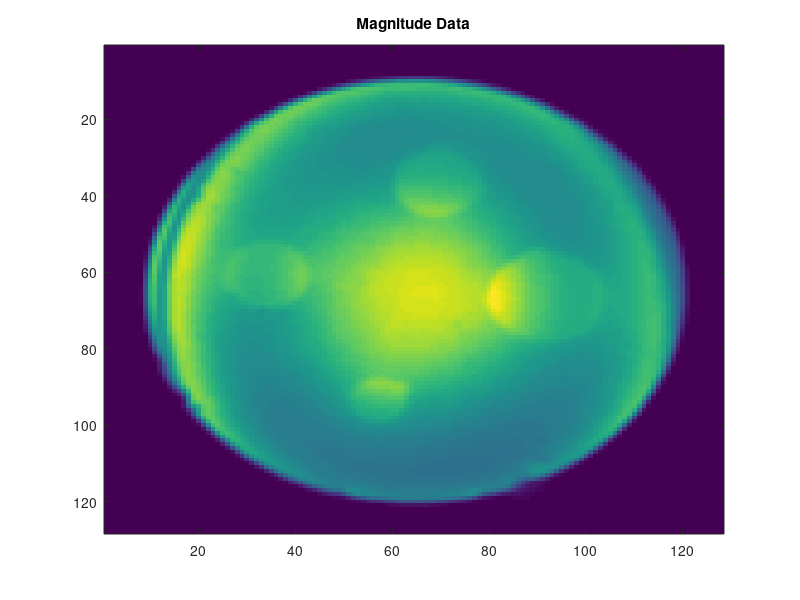

Recreate this plot in MATLAB. (Note: this script raises an error after producing the figure.)
%% Bias-corrected standart and cr-MREPT -- 11.2024 -- v1
% Works for different experients
% Select a phantom, select the desired options and run. 
clear all; close all;
%% Select phantom
% 1: 2 Anomalies
% 2: 4 Anomalies
% 3: Resolution
opts.phantom = 2;

%% Other options
% Bias correction
% 0: No bias correction
% 1: Apply ias correction
opts.biasCorrection      = 1;      

% Plot options
% 0: None                           - No graphs are plotted
% 1: Reconstruction results only    - Only conductivity results are plotted
% 2: Results only                   - Obtained results are plotted
% 3: All                            - Sub-results are plotted
% 4: Debug                          - Everything is plotted
opts.plots               = 3;

% Noise 
opts.add_noise_to_data   = 0;
opts.noise_level         = 0.01;

% Diffusion Coefficient 
opts.diff_coef           = -0.01;

% Mesh size
opts.meshSize            = 0.0015;

%% Definitions
constants.mu0     = 4e-7*pi;
constants.f0      = 127e6;
constants.w0      = 2*pi*constants.f0;
constants.eps0    = 8.854e-12;


%% Load data and set-up
load('ROI_128_0.15_v2.mat')
if(opts.phantom == 1)
    load('exp_BSSFP3D_2anom.mat');
    
elseif(opts.phantom == 2)
    load('exp_BSSFP3D_4anom.mat');

elseif(opts.phantom == 3)
    load('exp_BSSFP3D_resolution.mat');
end

recon.BSSFPmag = abs(data);
if(opts.plots)
    figure
    imagesc(recon.BSSFPmag)
    title('Magnitude Data')
    % colormap jet; clim([0 1]);
end
%% EM Simulation for B1+ magnitude
% Find outer boundary
boundary.binaryMag = edge(recon.BSSFPmag);
boundary.B = bwboundaries(boundary.binaryMag);
boundary.ind = cell2mat(boundary.B(1,:));
boundary.boundary = zeros(size(recon.BSSFPmag));
for i = 1:length(boundary.ind)
    boundary.boundary(boundary.ind(i,1),boundary.ind(i,2)) = 1;
end
if(opts.plots > 1)
    figure
    imagesc(boundary.boundary)
    title('Outer Object Boundary')
end

% Set-up EM simulation
EMmodel.model = createpde("electromagnetic","harmonic");
EMmodel.model.FieldType = "magnetic";
EMmodel.SQ = [3,4,-1,-1,1,1,-1,1,1,-1]';
boundary.indHold = boundary.ind; boundary.ind(end,:) = [];
boundary.aa = boundary.ind*ROI.dx - max(ROI.xLin);

EMmodel.P1 = [2,length(boundary.ind),boundary.aa(:)']'; 
EMmodel.mask = [2,length(boundary.ind),0.8*boundary.aa(:)']'; 
EMmodel.SQ = [EMmodel.SQ;zeros(length(EMmodel.P1) - length(EMmodel.SQ),1)];

EMmodel.gm = [EMmodel.SQ,EMmodel.P1]; 
EMmodel.g = decsg(EMmodel.gm);
EMmodel.gg = geometryFromEdges(EMmodel.model,EMmodel.g);

EMmodel.EdgeID_all = faceEdges(EMmodel.gg,1);
EMmodel.EdgeID_object = faceEdges(EMmodel.gg,2);
EMmodel.outer_edge = setdiff(EMmodel.EdgeID_all,EMmodel.EdgeID_object); 

if(opts.plots > 2)
    figure
    pdegplot(EMmodel.model,"FaceLabels","on")
end

EMmodel.model.VacuumPermittivity = constants.mu0;
EMmodel.model.VacuumPermeability = constants.eps0;

electromagneticProperties(EMmodel.model,"Face",1, ...
                                    "RelativePermittivity",1, ...
                                    "RelativePermeability",1, ...
                                    "Conductivity",0);
electromagneticProperties(EMmodel.model,"Face",2, ...
                                    "RelativePermittivity",60, ...
                                    "RelativePermeability",1, ...
                                    "Conductivity",0.5);

EMmodel.H       = @(location,state) [-1;-1i]*1; 
EMmodel.BC      =    electromagneticBC(EMmodel.model,"Edge",EMmodel.outer_edge,"MagneticField",EMmodel.H);
EMmodel.mesh    = generateMesh(EMmodel.model,"Hmax",0.01);
EMmodel.result  = solve(EMmodel.model,"Frequency",constants.w0);

EMmodel.Hp = (EMmodel.result.MagneticField.Hx + 1i*EMmodel.result.MagneticField.Hy)/2;
EMmodel.Hm = conj(EMmodel.result.MagneticField.Hx - 1i*EMmodel.result.MagneticField.Hy)/2;

EMmodel.ROI_sim.ind = abs(EMmodel.model.Mesh.Nodes(1,:))<1.1*max(ROI.xLin) & abs(EMmodel.model.Mesh.Nodes(2,:))<1.1*max(ROI.yLin);
EMmodel.ROI_sim.x   = EMmodel.model.Mesh.Nodes(1,EMmodel.ROI_sim.ind);
EMmodel.ROI_sim.y   = EMmodel.model.Mesh.Nodes(2,EMmodel.ROI_sim.ind);
EMmodel.Hp_cut = EMmodel.Hp(EMmodel.ROI_sim.ind);
EMmodel.Hm_cut = EMmodel.Hm(EMmodel.ROI_sim.ind);

results.Hp_cart = reshape(griddata(EMmodel.ROI_sim.x,EMmodel.ROI_sim.y,EMmodel.Hp_cut,ROI.xLin,ROI.yLin,'cubic'),length(recon.BSSFPmag),length(recon.BSSFPmag));
results.Hm_cart = reshape(griddata(EMmodel.ROI_sim.x,EMmodel.ROI_sim.y,EMmodel.Hm_cut,ROI.xLin,ROI.yLin,'cubic'),length(recon.BSSFPmag),length(recon.BSSFPmag));

if(opts.plots == 4)
    figure
    pdegplot(EMmodel.model,"FaceLabels","on");
    hold on;
    pdeplot(EMmodel.model,"XYData",abs(EMmodel.Hp));
    title('B1+ Magnitude - all')
end

if(opts.plots > 1)
    figure
    imagesc(abs(results.Hp_cart))
    title('B1+ Magnitude - center')
end
%% Create masked ROI and mesh
% Uses outer object boundary automatically

[ROI.masked.ps, ROI.masked.es, ROI.masked.ts]=initmesh(decsg(EMmodel.mask),'hmax',opts.meshSize);
ROI.masked.x = ROI.masked.ps(1,:);
ROI.masked.y = ROI.masked.ps(2,:);
ROI.masked.z = zeros(size(ROI.masked.x));
ROI.masked.faces = ROI.masked.ts(1:3,:);

ROI.masked.pp = [ROI.masked.x; ROI.masked.y];

ROI.masked.edgeNodes = unique(ROI.masked.es(1:2,:))';
ROI.masked.innerNodes = ones(size(ROI.masked.x));
ROI.masked.innerNodes(ROI.masked.edgeNodes) = 0;
ROI.masked.innerNodes = find(ROI.masked.innerNodes);
ROI.masked.pp = [ROI.masked.x; ROI.masked.y];
%% Start Reconstruction
recon.ang = (angle(data));
recon.abs = (abs(results.Hp_cart));

if(opts.plots == 4)
    figure
    imagesc(recon.ang)
    title('Phase data')
end

% Add noise
if opts.add_noise_to_data==1
    recon.stdnoise = opts.noise_level;
    recon.HpCnoise = srecon.tdnoise * (rand(size(recon.ang)) - 0.5);
    recon.ang = recon.ang + recon.HpCnoise;
end

% Gaussian filter % How to pick this automatically?
% recon.h2 = fspecial('gaussian',3,0.5); 
recon.h2 = fspecial('gaussian',5,2);
% recon.h2 = fspecial('gaussian',[7 7],5); 

recon.ang_filtered = filter2(recon.h2,recon.ang);
recon.abs_filtered = filter2(recon.h2,recon.abs);
recon.abs_log      = log(recon.abs_filtered);

if(opts.plots == 4)
    figure
    imagesc(recon.ang_filtered)
    title('Filtered phase data')
end

[recon.dx, recon.dy] = gradient(recon.ang_filtered,ROI.dx,ROI.dy);
recon.lap =  4*del2(recon.ang_filtered,ROI.dx,ROI.dy);

if(opts.plots == 4)
    figure
    imagesc(recon.lap)
    title('Laplacian of phase data')
end


recon.trimesh.phase.lap    = griddata(ROI.xLin,ROI.yLin,recon.lap(:),ROI.masked.x,ROI.masked.y,'linear');
recon.trimesh.PhaseLapFace = mean(recon.trimesh.phase.lap(ROI.masked.faces),1);%

recon.trimesh.phase.phase   = griddata(ROI.xLin,ROI.yLin,recon.ang(:),ROI.masked.x,ROI.masked.y,'linear');
recon.trimesh.phase.dx      = griddata(ROI.xLin,ROI.yLin,recon.dx(:),ROI.masked.x,ROI.masked.y,'linear');
recon.trimesh.phase.dy      = griddata(ROI.xLin,ROI.yLin,recon.dy(:),ROI.masked.x,ROI.masked.y,'linear');
recon.trimesh.PhasedxFace   = mean(recon.trimesh.phase.dx(ROI.masked.faces),1);
recon.trimesh.PhasedyFace   = mean(recon.trimesh.phase.dy(ROI.masked.faces),1);

if(opts.plots == 4)
    figure
    pdesurf(ROI.masked.pp,[ROI.masked.faces;ones(1,size(ROI.masked.faces,2))],recon.trimesh.phase.phase');
    colormap jet;
    title('Phase data in triangular mesh')
    
    figure
    pdesurf(ROI.masked.pp,[ROI.masked.faces;ones(1,size(ROI.masked.faces,2))],recon.trimesh.phase.dx');
    colormap jet;
    title('x-derivative of phase data in triangular mesh')

    figure
    pdesurf(ROI.masked.pp,[ROI.masked.faces;ones(1,size(ROI.masked.faces,2))],recon.trimesh.phase.dy');
    colormap jet;
    title('y-derivative of phase data in triangular mesh')

    figure
    pdesurf(ROI.masked.pp,[ROI.masked.faces;ones(1,size(ROI.masked.faces,2))],recon.trimesh.phase.lap');
    colormap jet;
    title('Laplacian of phase data in triangular mesh')
end

[recon.complexMagnitude.dx, recon.complexMagnitude.dy] = gradient(recon.abs_log,ROI.dx,ROI.dy);
recon.trimesh.Magnitude.dx     = griddata(ROI.xLin,ROI.yLin,recon.complexMagnitude.dx(:),ROI.masked.x,ROI.masked.y,'linear');
recon.trimesh.Magnitude.dy     = griddata(ROI.xLin,ROI.yLin,recon.complexMagnitude.dy(:),ROI.masked.x,ROI.masked.y,'linear');
recon.trimesh.MagnitudedxFace = mean(recon.trimesh.Magnitude.dx(ROI.masked.faces),1);
recon.trimesh.MagnitudedyFace = mean(recon.trimesh.Magnitude.dy(ROI.masked.faces),1);

recon.absFace = mean(recon.abs_filtered(ROI.masked.faces),1);

recon.mag_term = 2 * (recon.trimesh.MagnitudedxFace .* recon.trimesh.PhasedxFace + recon.trimesh.MagnitudedyFace .* recon.trimesh.PhasedyFace);
recon.mag_term_nodes = 2 * (recon.trimesh.Magnitude.dx .* recon.trimesh.phase.dx + recon.trimesh.Magnitude.dy .* recon.trimesh.phase.dy);

if(opts.plots > 2)
    figure
    pdesurf(ROI.masked.pp,[ROI.masked.faces;ones(1,size(ROI.masked.faces,2))],recon.mag_term);colormap jet;
    title('Magnitude term for bias correction')
end

% Standart
if opts.biasCorrection
    recon.cond.std  = (recon.trimesh.phase.lap + recon.mag_term_nodes)/constants.w0/constants.mu0;
else
    recon.cond.std  = recon.trimesh.phase.lap/constants.w0/constants.mu0;
end

% crMREPT
if opts.biasCorrection
[recon.A,recon.Dt2n] = form_full_matrix_trimesh_with_new_diffusion_matrix...
            (ROI.masked.pp,[ROI.masked.faces;ones(1,size(ROI.masked.faces,2))],recon.trimesh.phase.phase,(recon.trimesh.PhasedxFace),(recon.trimesh.PhasedyFace),recon.trimesh.PhaseLapFace + recon.mag_term,opts.diff_coef,1);
else
[recon.A,recon.Dt2n] = form_full_matrix_trimesh_with_new_diffusion_matrix...
            (ROI.masked.pp,[ROI.masked.faces;ones(1,size(ROI.masked.faces,2))],recon.trimesh.phase.phase,(recon.trimesh.PhasedxFace),(recon.trimesh.PhasedyFace),recon.trimesh.PhaseLapFace,opts.diff_coef,1);
end

recon.b         = constants.w0 * constants.mu0 * ones(1,length(ROI.masked.faces));
recon.b         = recon.b.';
recon.sol       = recon.A\recon.b;
recon.cond.cr    = 1./ recon.sol;
%%
if(opts.plots)
    figure
    pdesurf(ROI.masked.pp,[ROI.masked.faces;ones(1,size(ROI.masked.faces,2))],recon.cond.std'+0.06);colormap jet;
    colormap jet;%clim([0 1]);zlim([0 2]);ylim([min(ROI.masked.y) max(ROI.masked.y)]);xlim([min(ROI.masked.x) max(ROI.masked.x)]);
    title('Standart MREPT')

    figure
    pdesurf(ROI.masked.pp,[ROI.masked.faces;ones(1,size(ROI.masked.faces,2))],recon.cond.cr+0.06);colormap jet;
    colormap jet;%clim([0 2.5]); zlim([0 2.5]);%%ylim([min(ROI.masked.y) max(ROI.masked.y)]);xlim([min(ROI.masked.x) max(ROI.masked.x)]);
    title('cr-MREPT')
end